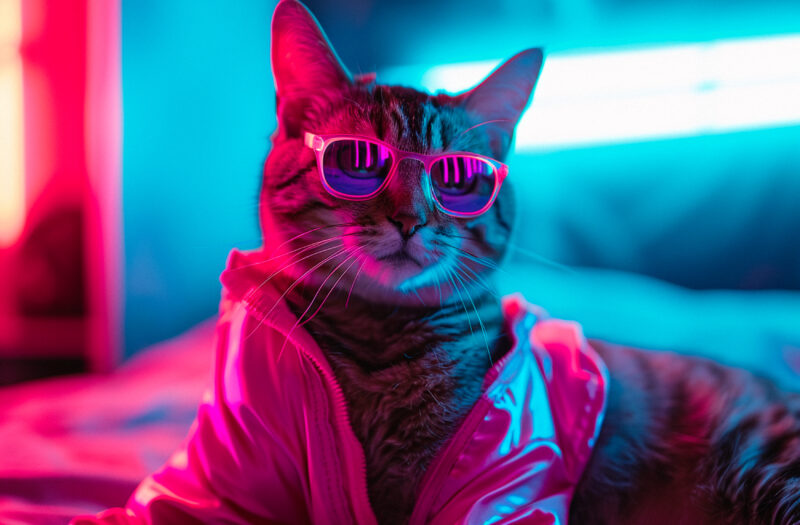
#> input picture AICTE-Internship/DEMO PROJECT/CV/img3.jpg, 800 x 525 px
$ python properties.py
#> lines starting #> are read from the running program, lines starting #| are printed output that depends on the picture
import cv2
# read image
img = cv2.imread(r'img3.jpg',1)
#> img is the input picture: shape (525, 800, 3); mean B, G, R 138.5, 93.3, 96.3

# height, width, number of channels in image
dimensions = img.shape
#> dimensions = (525, 800, 3)
height = img.shape[0]
#> height = 525
width = img.shape[1]
#> width = 800
channels = img.shape[2]
#> channels = 3
size1 = img.size
#> size1 = 1260000

print('Image Dimension : ',dimensions)
#| Image Dimension :  (525, 800, 3)
print('Image Heighr : ',height)
#| Image Heighr :  525
print('Image Width : ',width)
#| Image Width :  800
print('Number of Channels : ',channels)
#| Number of Channels :  3
print('Image Size :', size1)
#| Image Size : 1260000

b,g,r = cv2.split(img)
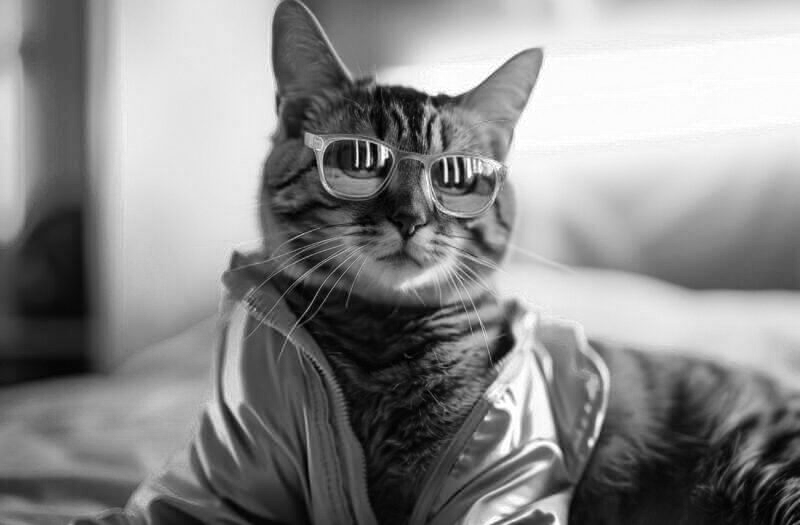
#> b: shape (525, 800); min 0, max 255, mean 138.5
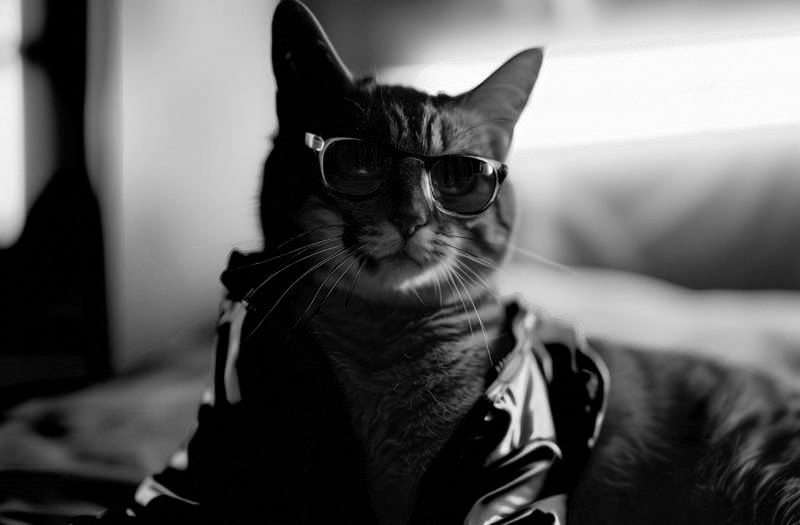
#> g: shape (525, 800); min 0, max 255, mean 93.3
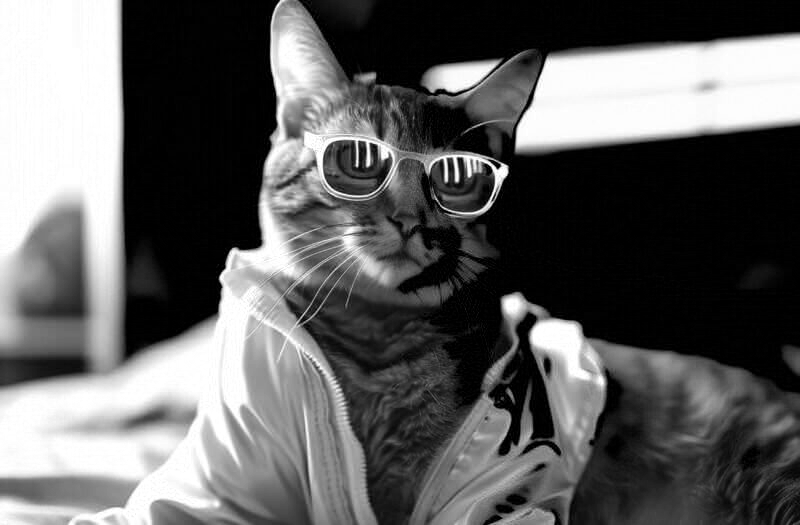
#> r: shape (525, 800); min 0, max 255, mean 96.3
merged_img_bgr = cv2.merge((b,g,r))
merged_img_rgb = cv2.merge((r,g,b))
cv2.imshow('original image',img)
cv2.imshow('color_b_image',b)
cv2.imshow('color_g_image',g)
cv2.imshow('color_r_image',r)

cv2.imshow('merged_bgr',merged_img_bgr)
cv2.imshow('merged_rgb',merged_img_rgb)

cv2.waitKey(0)
